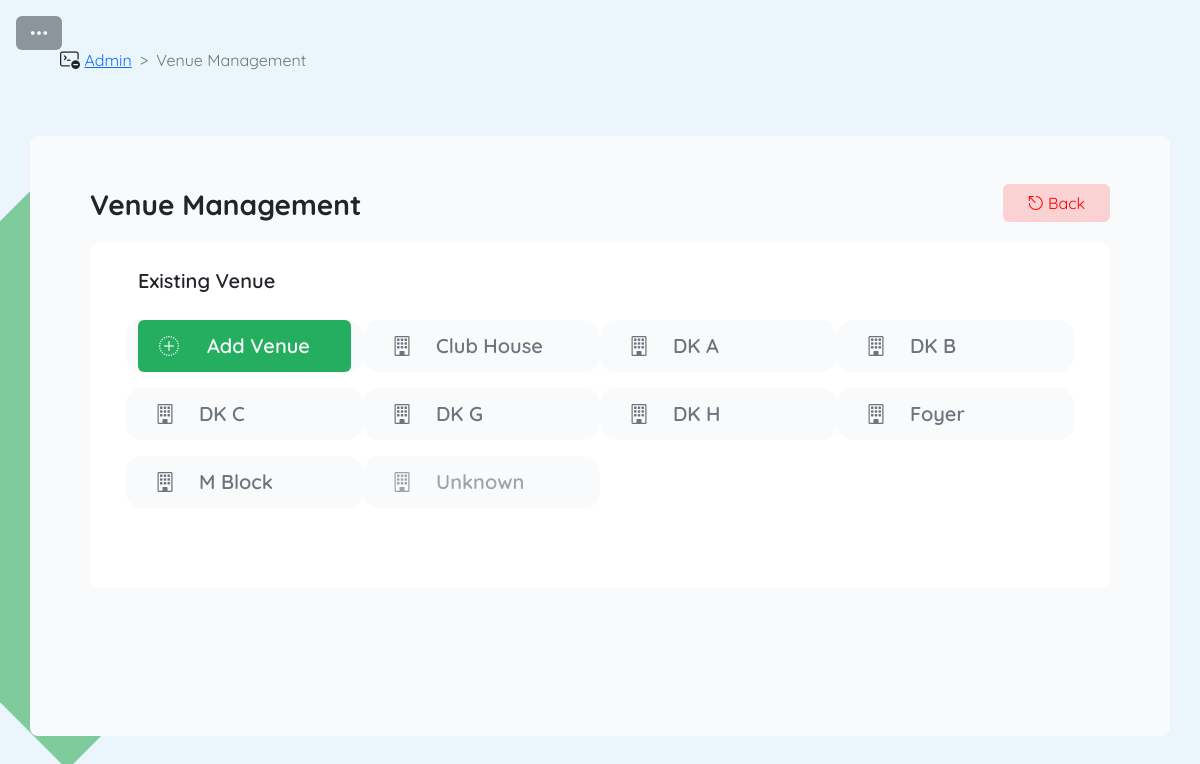
Page /admin/venue-management.php (signed in) on the committed database.
### tables this page shows
CREATE TABLE `nitro_venue` (
  `venueName` varchar(30) NOT NULL,
  `is_delete` bit(1) DEFAULT NULL
);

### admin/includes/getServerAddr.php (called while the page is built, shortened)
<?php
    	$conn = new mysqli(DB_HOST, DB_USER, DB_PASSWORD, DB_NAME);
        $query = "SELECT * FROM serverConfig";
        $result = $conn->query($query);
        $record = $result->fetch_object();
        if($record->ssl_enabled == 0){
            $serverAddress = "http://{$record->domain}:{$record->port}{$record->defaultPath}";
        }else{
            $serverAddress = "https://{$record->domain}:{$record->port}{$record->defaultPath}";
        }
?>

### admin/venue-management.php (the view, shortened to what this page needs)
<html lang="en">
    <head>
        <link rel="stylesheet" href="https://cdn.jsdelivr.net/npm/bootstrap-icons@1.9.1/font/bootstrap-icons.css">
        <link href="https://cdn.jsdelivr.net/npm/bootstrap@5.2.0/dist/css/bootstrap.min.css" rel="stylesheet">
        <link type="text/css" rel="stylesheet" href="css/style.css">
    </head>
    <body style="background-image: url('./image/add_page_background.png');">
        <?php
            require_once("./includes/header.php");
        ?>
        <div class="cotainer-fluid">
            <div class=" row m-5">
                <div class="col">
                    <nav style="--bs-breadcrumb-divider: '>';" aria-label="breadcrumb">
                        <ol class="breadcrumb align-self-center">
                            <li><i class="bi bi-terminal-dash fs-5"></i>&nbsp;</li>
                            <li class="breadcrumb-item"><a href="./index.php">Admin</a></li>
                            <li class="breadcrumb-item active" aria-current="page">Venue Management</li>
                        </ol>
                    </nav>
                </div>
            </div>
        </div>
        <div class="container h-75 rounded-3" style="background-color: #F9FAFC;">
            <div class="row justify-content-between px-5 pt-5 pb-3">
                <div class="col">
                    <p class="fs-3 fw-bold m-0">Venue Management</p>
                </div>
                <div class="col-auto">
                    <div class="d-grid gap-2">
                        <button type="button" class="btn btn-back px-4" onclick="history.back()"><i class="bi bi-escape"></i> Back</button>
                    </div>
                </div>
            </div>
            <div class="container rounded-3">
                <div class="row px-lg-5 px-0">
                    <div class="col pb-5 rounded-3 bg-white">
                    <div class="row mt-4 mx-4">
                        <div class="col">
                            <p class="m-0 fs-5 fw-semibold">Existing Venue</p>
                        </div>
                    </div>
                    <div class="row mt-4 mx-4">
                        <form action="<?php require("./includes/getServerAddr.php"); echo $serverAddress; ?>/admin/includes/venue_request.php" method="POST">
                            <div class="row">
                                <div class="col-12 col-lg-3 d-grid mb-3 rounded-4" style="background-color: #F9FAFC;">
                                    <label class="btn btn-add" for="venue_add">
                                        <div class="row p-1 ">
                                            <div class="col-12 col-lg-auto align-self-center">
                                                <span class="bi bi-plus-circle-dotted fs-5 p-1"></span>
                                            </div>
                                            <div class="col">
                                                <p class="m-0 fs-5 fw-semibold text-lg-start text-center">Add Venue</p>
                                            </div>
                                        </div>
                                    </label>
                                </div>
                                <?php
                                    $conn = new mysqli(DB_HOST, DB_USER, DB_PASSWORD, DB_NAME);
                                    $query = "SELECT * FROM nitro_venue WHERE is_delete = 0";
                                    $result = $conn->query($query);
                                    $currentVenue = 2;
                                    while($row = $result->fetch_object()){
                                        if($row->venueName == "Unknown"){
                                            printf('
                                            <div class="col-12 col-lg-3 d-grid rounded-4 mb-3" style="background-color: #F9FAFC;">
                                            <input type="button" class="btn-check" disabled>
                                            <label class="btn btn-outline-select" for="venue_1" >
                                                <div class="row p-1 ">
                                                    <div class="col-12 col-lg-auto align-self-center">
                                                        <i class="bi bi-building fs-5"></i>
                                                    </div>
                                                    <div class="col">
                                                        <p class="m-0 fs-5 fw-semibold text-lg-start text-center">Unknown</p>
                                                    </div>
                                                </div>
                                            </label>
                                        </div>
                                            ');
                                        }else{
                                            printf('
                                            <div class="col-12 col-lg-3 d-grid rounded-4 mb-3" style="background-color: #F9FAFC;">
                                            <input type="button" class="btn-check" value="admin_a_lab_a" name="venue_list" id="venue_%d" data-bs-toggle="modal" data-bs-target="#ED_modal"
                                            onclick="
                                                change_value(\'floatEdit_venue_name\', \'%s\');
                                                change_name(\'venueEdit_preview_text\', \'%s\');
                                                select_element(\'target\', \'%s\');
                                            ">
                                            <label class="btn btn-outline-select" for="venue_%d">
                                                <div class="row p-1 ">
                                                    <div class="col-12 col-lg-auto align-self-center">
                                                        <i class="bi bi-building fs-5"></i>
                                                    </div>
                                                    <div class="col">
                                                        <p class="m-0 fs-5 fw-semibold text-lg-start text-center">%s</p>
                                                    </div>
                                                </div>
                                            </label>
                                        </div>
                                            ',$currentVenue, $row->venueName, $row->venueName, $row->venueName,$currentVenue, $row->venueName);
                                        }
                                        $currentVenue++;
                                    }
                                ?>
                        </form>
                    </div>
                </div>
            </div>
        </div>
    </body>
</html>

### admin/css/style.css (style rules this page uses)
body { animation: fadeIn 0.5s; font-family: 'Quicksand', sans-serif; }
.btn-back { --bs-btn-color: red; --bs-btn-bg: #FAD2D4; --bs-btn-border-color: transparent; --bs-btn-hover-color: black; --bs-btn-hover-bg: #f4ec8d; --bs-btn-hover-border-color: #dacf5d; --bs-btn-focus-shadow-rgb: 49,132,253; --bs-btn-active-color: black; --bs-btn-active-bg: #dacf5d; --bs-btn-active-border-color: #eee266; --bs-btn-active-shadow: inset 0 3px 5px rgba(0, 0, 0, 0.125); }
.btn-add { --bs-btn-color: #F9FAFC; --bs-btn-bg: #26AE60; --bs-btn-border-color: transparent; --bs-btn-hover-color: #e4eaf8; --bs-btn-hover-bg: #2dc770; --bs-btn-hover-border-color: #2dc770; --bs-btn-focus-shadow-rgb: 49,132,253; --bs-btn-active-color: black; --bs-btn-active-bg: #26AE60; --bs-btn-active-border-color: #26AE60; --bs-btn-active-shadow: inset 0 3px 5px rgba(0, 0, 0, 0.125); }
.btn-outline-select { --bs-btn-color: #6c757d; --bs-btn-border-color: #F9FAFC; --bs-btn-hover-color: #6DC0E9; --bs-btn-hover-bg: #CDE9F7; --bs-btn-hover-border-color: #CDE9F7; --bs-btn-focus-shadow-rgb: #C7E2F0; --bs-btn-active-color: #6DC0E9; --bs-btn-active-bg: #CDE9F7; --bs-btn-active-border-color: #CDE9F7; --bs-btn-active-shadow: inset 0 3px 5px rgba(0, 0, 0, 0.125); --bs-btn-disabled-color: #6c757d; --bs-btn-disabled-bg: transparent; --bs-btn-disabled-border-color: #6c757d; --bs-gradient: none; }

### rows in the picture
nitro_venue: venueName "Club House"
nitro_venue: venueName "DK A"
nitro_venue: venueName "DK B"
nitro_venue: venueName "DK C"
nitro_venue: venueName "DK G"
nitro_venue: venueName "DK H"
nitro_venue: venueName "Foyer"
nitro_venue: venueName "M Block"
nitro_venue: shows "Unknown"
